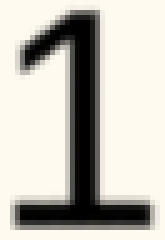
#> input picture numbers/1.png, 33 x 48 px (shown 5 times larger)
$ python SudokuSolver.py
#> lines starting #> are read from the running program, lines starting #| are printed output that depends on the picture
from ppadb.client import Client
from os import system
import numpy as np
import cv2
import time


# [158 lines left out: functions ClearScreen, TakeScreenshot, GetCellsCoordinates, SetMatrixValues, GetCellValue, SolveSudoku and 5 more, not called in this run]


#""" Variables """
device=""
grid_coordinates=(
 (0,70,150,235,315,400,485,570,650,720), #X grid lines
 (295,375,460,545,625,710,795,880,960,1045) #Y grid lines
)
restart_coordinates=(360,1200)
sudoku= []
sudoku_solved= []
sudoku_saved= False
numbers = (
 cv2.imread('./numbers/1.png'),
 cv2.imread('./numbers/2.png'),
 cv2.imread('./numbers/3.png'),
 cv2.imread('./numbers/4.png'),
 cv2.imread('./numbers/5.png'),
 cv2.imread('./numbers/6.png'),
 cv2.imread('./numbers/7.png'),
 cv2.imread('./numbers/8.png'),
 cv2.imread('./numbers/9.png'),
)
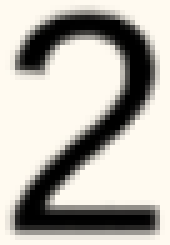
#> input picture numbers/2.png, 34 x 49 px (shown 5 times larger)
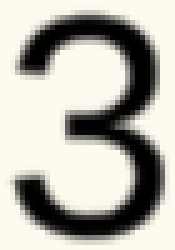
#> input picture numbers/3.png, 35 x 50 px (shown 5 times larger)
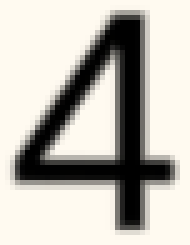
#> input picture numbers/4.png, 38 x 49 px (shown 5 times larger)
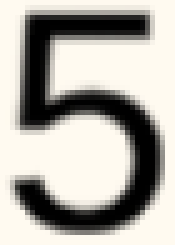
#> input picture numbers/5.png, 35 x 49 px (shown 5 times larger)
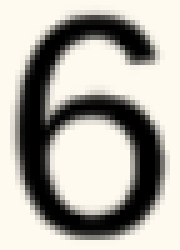
#> input picture numbers/6.png, 36 x 50 px (shown 5 times larger)
level_mode=(350, 570, 790, 1020)


#""" Automatization main code """
#> (the run stopped early here; a loop or call above may not have finished)
